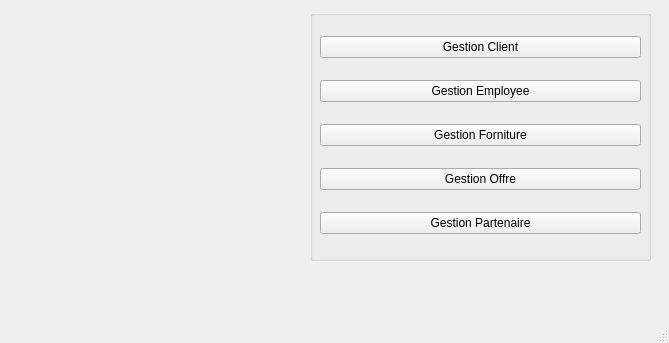
<?xml version="1.0" encoding="UTF-8"?>
<ui version="4.0">
 <class>MainWindow</class>
 <widget class="QMainWindow" name="MainWindow">
  <property name="geometry">
   <rect>
    <x>0</x>
    <y>0</y>
    <width>669</width>
    <height>343</height>
   </rect>
  </property>
  <property name="windowTitle">
   <string>Menu des Gestions</string>
  </property>
  <widget class="QWidget" name="centralwidget">
   <widget class="QLabel" name="label_signin_pic">
    <property name="geometry">
     <rect>
      <x>40</x>
      <y>20</y>
      <width>231</width>
      <height>231</height>
     </rect>
    </property>
    <property name="text">
     <string/>
    </property>
   </widget>
   <widget class="QGroupBox" name="groupBox">
    <property name="geometry">
     <rect>
      <x>310</x>
      <y>10</y>
      <width>341</width>
      <height>251</height>
     </rect>
    </property>
    <property name="title">
     <string/>
    </property>
    <widget class="QWidget" name="layoutWidget">
     <property name="geometry">
      <rect>
       <x>10</x>
       <y>10</y>
       <width>321</width>
       <height>231</height>
      </rect>
     </property>
     <layout class="QVBoxLayout" name="verticalLayout">
      <item>
       <widget class="QPushButton" name="pushButton_gs_c">
        <property name="text">
         <string>Gestion Client</string>
        </property>
       </widget>
      </item>
      <item>
       <widget class="QPushButton" name="pushButton_gs_e">
        <property name="text">
         <string>Gestion Employee</string>
        </property>
       </widget>
      </item>
      <item>
       <widget class="QPushButton" name="pushButton_gs_f">
        <property name="text">
         <string>Gestion Forniture</string>
        </property>
       </widget>
      </item>
      <item>
       <widget class="QPushButton" name="pushButton_gs_o">
        <property name="text">
         <string>Gestion Offre</string>
        </property>
       </widget>
      </item>
      <item>
       <widget class="QPushButton" name="pushButton_gs_p">
        <property name="text">
         <string>Gestion Partenaire</string>
        </property>
       </widget>
      </item>
     </layout>
    </widget>
   </widget>
  </widget>
  <widget class="QMenuBar" name="menubar">
   <property name="geometry">
    <rect>
     <x>0</x>
     <y>0</y>
     <width>669</width>
     <height>26</height>
    </rect>
   </property>
  </widget>
  <widget class="QStatusBar" name="statusbar"/>
 </widget>
 <resources/>
 <connections/>
</ui>
